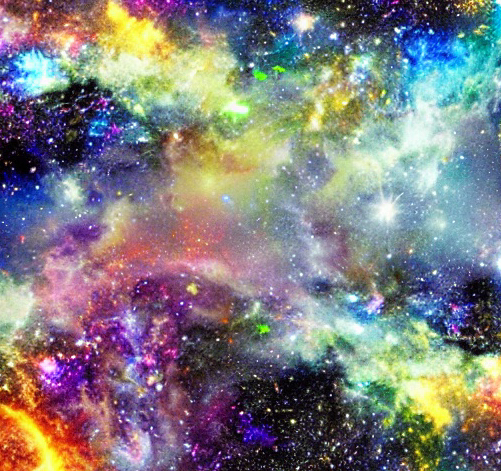
#> input picture galaxy.jpg, 501 x 471 px
$ python resize_img.py
#> lines starting #> are read from the running program, lines starting #| are printed output that depends on the picture
import cv2
img=cv2.imread('galaxy.jpg')
#> img is the input picture: shape (471, 501, 3); mean B, G, R 127.2, 124.6, 127.3
# getting the size of img
print(img.shape) #(512, 512, 3) - Height, Width, Dimensions
#| (471, 501, 3)

# Make a new img X % smaller than the original one, here we just calculate
def calc_size(scale_percen,height,width):
    new_width=int(width*scale_percen/100)
    new_heigh=int(height*scale_percen/100)
    return (new_heigh,new_width)

# test calc_size() method
print(calc_size(10,img.shape[0],img.shape[1]))
#| (47, 50)

def resize(img_path,scale_perc,resized_path):
#> called with img_path = 'galaxy.jpg', scale_perc = 50, resized_path = '50x-smaller-galaxy.jpg'
    img=cv2.imread(img_path)
    new_size=calc_size(scale_perc,img.shape[0],img.shape[1])
#> new_size = (235, 250)
    resized_img=cv2.resize(img,new_size)
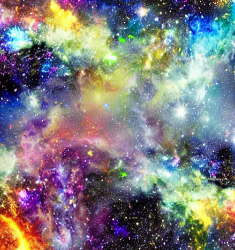
#> resized_img: shape (250, 235, 3); mean B, G, R 127, 124.4, 127.1
    cv2.imwrite(resized_path,resized_img)

resize('galaxy.jpg',50,'50x-smaller-galaxy.jpg')

$ run again, with human_faces-2.jpg copied over galaxy.jpg
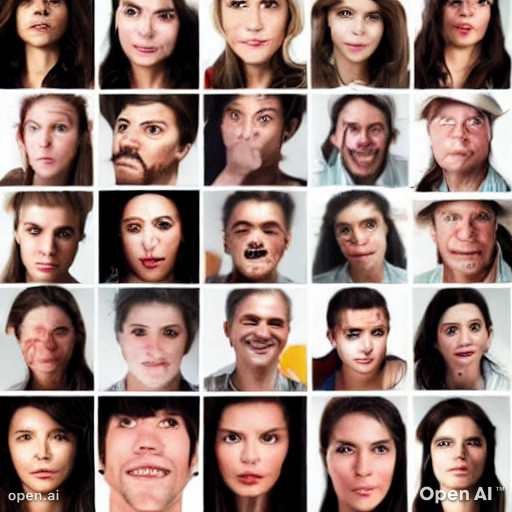
#> input picture human_faces-2.jpg, 512 x 512 px
#> img is the input picture: shape (512, 512, 3); mean B, G, R 117.9, 125.2, 149.5
#| (512, 512, 3)
#| (51, 51)
#> in resize, `resized_img=cv2.resize(img,new_size)`:
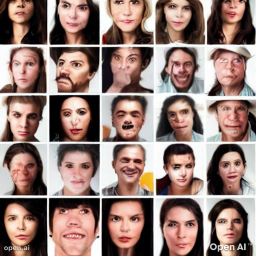
#> resized_img: shape (256, 256, 3); mean B, G, R 118, 125.3, 149.6

$ run again, with humans.jpeg copied over galaxy.jpg
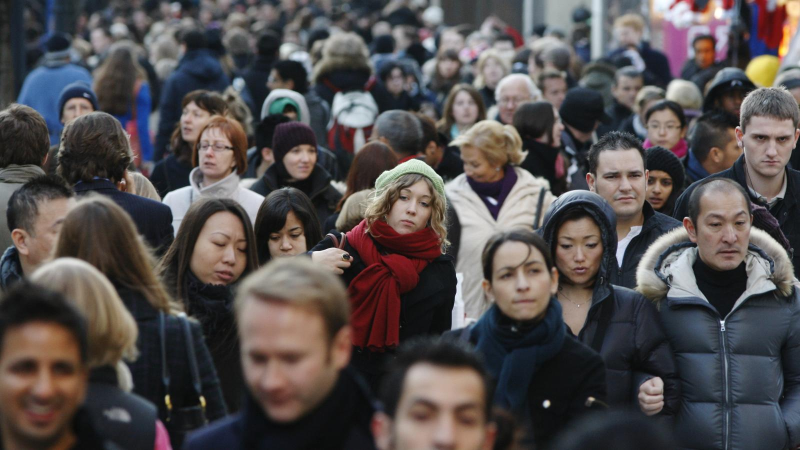
#> input picture humans.jpeg, 1600 x 900 px (shown at 1/2 size)
#> img is the input picture: shape (900, 1600, 3); mean B, G, R 78.1, 78, 83.6
#| (900, 1600, 3)
#| (90, 160)
#> in resize, `resized_img=cv2.resize(img,new_size)`:
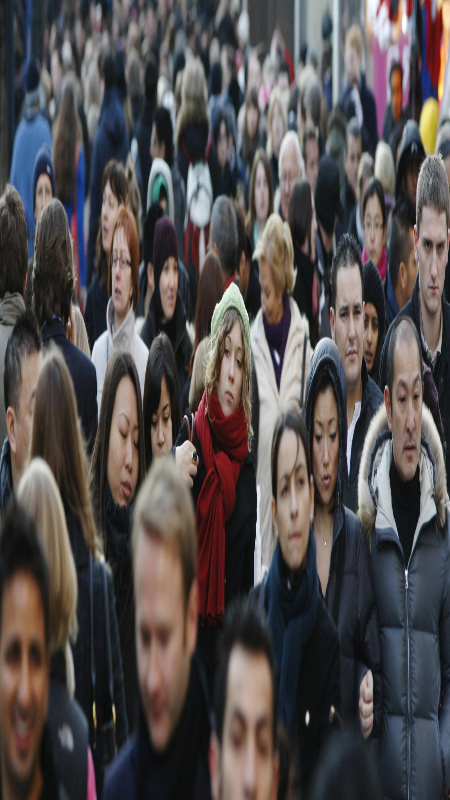
#> resized_img: shape (800, 450, 3); mean B, G, R 78, 77.9, 83.5
